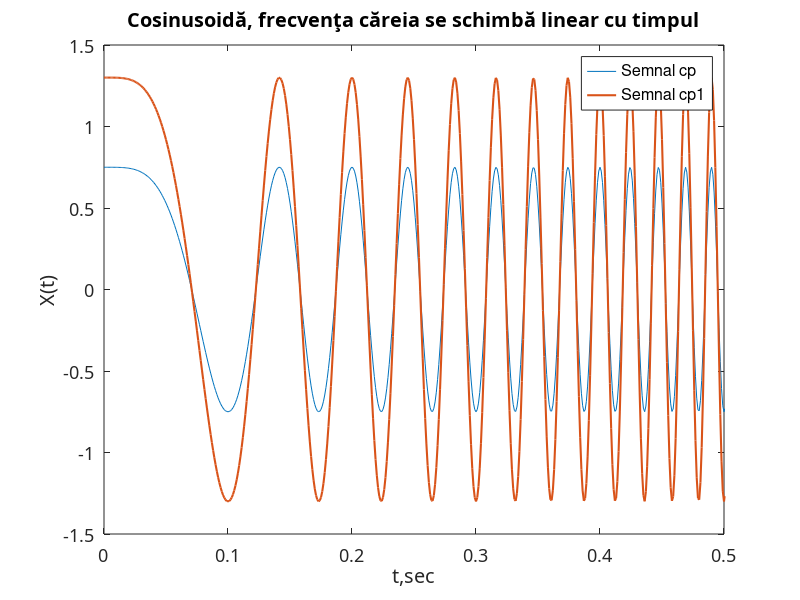

This figure's MATLAB source:
t = 0:0.001:1;
cp = 0.75*chirp(t);

cp1 = 1.3*chirp(t);

plot(t, cp, t, cp1, "LineWidth", 1.5)

 % plot details
grid, set (gca,'FontName', 'ArialCyr','FontSize',13)

xlim([0 0.5])

legend("Semnal cp", "Semnal cp1", "AutoUpdate", "off")

title('Cosinusoidă, frecvenţa căreia se schimbă linear cu timpul') 
xlabel('t,sec'), ylabel('X(t)'), grid